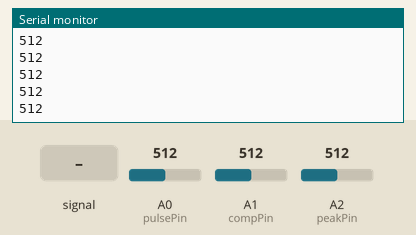
Recording of a sketch running on a simulated Arduino Uno, built with avr-gcc and run on an emulated ATmega328P. Parts: the last lines printed to the serial monitor. The inputs (shaded band) are chosen by the test bench; at power-on: A0 (pulsePin) = 512, A1 (compPin) = 512, A2 (peakPin) = 512.

Above: at 1.2 s.
1.3 s: A0 (pulsePin) fed a 200 Hz sine of ±81 counts around its level
At 2.4 s:
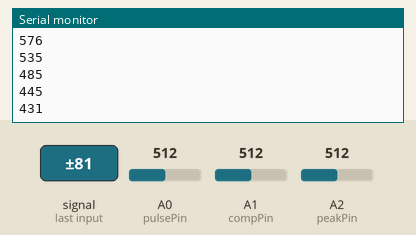
2.8 s: A0 (pulsePin) set to 716
At 3.5 s:
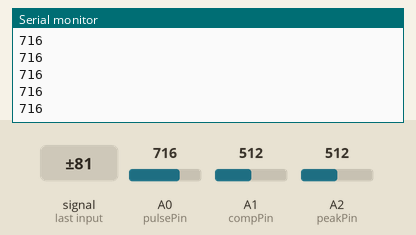
4.3 s: A0 (pulsePin) fed a 1000 Hz sine of ±255 counts around its level
At 5.3 s:
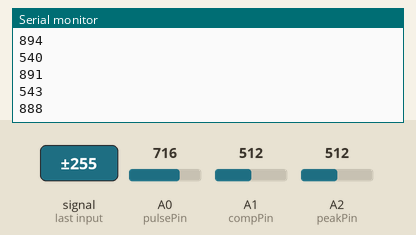
5.8 s: A0 (pulsePin) set to 900
At 6.9 s:
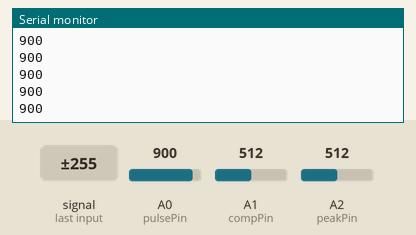
Timing chart, 0 to 8.3 s (numbered marks = the images above; inputs shaded):
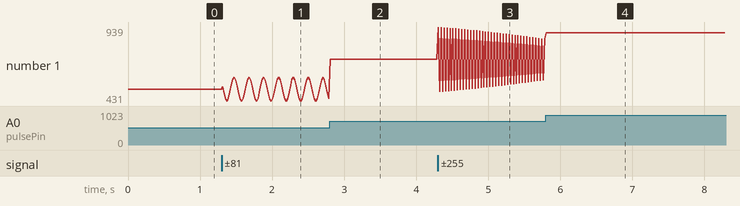

The sketch:

PulseFit-SerialPlotter.ino
```cpp
// (licence header left out)
int pulsePin = A0;
int compPin = A1;
int peakPin = A2;

int pulse = 0;
int comp = 0;
int peak = 0;

void setup()
{
  Serial.begin(9600);

  //uncomment this line if you want to reference the analogRead
  //to V+ of PulseFit if not being powered from Arduino
  //analogReference(EXTERNAL);

}

void loop()
{
  //measuring the amplifier outputs using the ADC
  pulse = analogRead(pulsePin);
  comp = analogRead(compPin);
  peak = analogRead(peakPin);

  //The Arduino Serial Plotter can only plot one variable
  //at a time. Uncomment and comment each line for whatever value
  //you would like to print.
  Serial.println(pulse);
  //Serial.print(comp);
  //Serial.print(peak);

  delay(20);
}
```

Measured:
- after the input at 1.3 s, the serial monitor: prints a new line at once (image 1)
- after the input at 2.8 s, the serial monitor: prints a new line at once (image 2)
- after the input at 4.3 s, the serial monitor: prints a new line at once (image 3)
- plotted number 1: 512 → 447 after the input at 1.3 s, 447 → 716 after the input at 2.8 s, 716 → 857 after the input at 4.3 s
